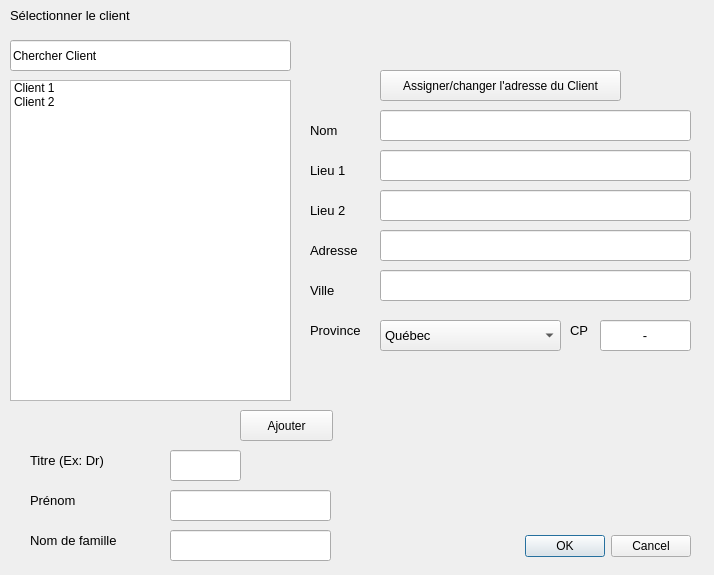
<?xml version="1.0" encoding="UTF-8"?>
<ui version="4.0">
 <class>Dialog</class>
 <widget class="QDialog" name="Dialog">
  <property name="geometry">
   <rect>
    <x>0</x>
    <y>0</y>
    <width>714</width>
    <height>575</height>
   </rect>
  </property>
  <property name="windowTitle">
   <string>Dialog</string>
  </property>
  <widget class="QListWidget" name="Liste_Client">
   <property name="geometry">
    <rect>
     <x>10</x>
     <y>80</y>
     <width>281</width>
     <height>321</height>
    </rect>
   </property>
   <item>
    <property name="text">
     <string>Client 1</string>
    </property>
   </item>
   <item>
    <property name="text">
     <string>Client 2</string>
    </property>
   </item>
  </widget>
  <widget class="QLineEdit" name="NewClient_Titre_Edit">
   <property name="geometry">
    <rect>
     <x>170</x>
     <y>450</y>
     <width>71</width>
     <height>31</height>
    </rect>
   </property>
   <property name="font">
    <font>
     <pointsize>10</pointsize>
    </font>
   </property>
   <property name="cursorPosition">
    <number>0</number>
   </property>
  </widget>
  <widget class="QLabel" name="NewClient_Label">
   <property name="geometry">
    <rect>
     <x>30</x>
     <y>450</y>
     <width>131</width>
     <height>21</height>
    </rect>
   </property>
   <property name="font">
    <font>
     <pointsize>10</pointsize>
    </font>
   </property>
   <property name="text">
    <string>Titre (Ex: Dr)</string>
   </property>
  </widget>
  <widget class="QPushButton" name="NouveauClient_Bouton">
   <property name="geometry">
    <rect>
     <x>240</x>
     <y>410</y>
     <width>93</width>
     <height>31</height>
    </rect>
   </property>
   <property name="text">
    <string>Ajouter</string>
   </property>
  </widget>
  <widget class="QLabel" name="SelectClient_Label">
   <property name="geometry">
    <rect>
     <x>10</x>
     <y>0</y>
     <width>201</width>
     <height>31</height>
    </rect>
   </property>
   <property name="font">
    <font>
     <pointsize>10</pointsize>
    </font>
   </property>
   <property name="text">
    <string>Sélectionner le client</string>
   </property>
  </widget>
  <widget class="QLineEdit" name="ChercherClient_Edit">
   <property name="geometry">
    <rect>
     <x>10</x>
     <y>40</y>
     <width>281</width>
     <height>31</height>
    </rect>
   </property>
   <property name="font">
    <font>
     <pointsize>9</pointsize>
    </font>
   </property>
   <property name="text">
    <string>Chercher Client</string>
   </property>
  </widget>
  <widget class="QLabel" name="label_6">
   <property name="geometry">
    <rect>
     <x>310</x>
     <y>200</y>
     <width>51</width>
     <height>21</height>
    </rect>
   </property>
   <property name="font">
    <font>
     <pointsize>10</pointsize>
    </font>
   </property>
   <property name="text">
    <string>Lieu 2</string>
   </property>
  </widget>
  <widget class="QLabel" name="label_9">
   <property name="geometry">
    <rect>
     <x>310</x>
     <y>320</y>
     <width>71</width>
     <height>21</height>
    </rect>
   </property>
   <property name="font">
    <font>
     <pointsize>10</pointsize>
    </font>
   </property>
   <property name="text">
    <string>Province</string>
   </property>
  </widget>
  <widget class="QLineEdit" name="Nom_Adresse_Edit">
   <property name="geometry">
    <rect>
     <x>380</x>
     <y>110</y>
     <width>311</width>
     <height>31</height>
    </rect>
   </property>
   <property name="font">
    <font>
     <pointsize>10</pointsize>
    </font>
   </property>
   <property name="cursorPosition">
    <number>0</number>
   </property>
  </widget>
  <widget class="QLabel" name="label_7">
   <property name="geometry">
    <rect>
     <x>310</x>
     <y>240</y>
     <width>61</width>
     <height>21</height>
    </rect>
   </property>
   <property name="font">
    <font>
     <pointsize>10</pointsize>
    </font>
   </property>
   <property name="text">
    <string>Adresse</string>
   </property>
  </widget>
  <widget class="QLabel" name="label_4">
   <property name="geometry">
    <rect>
     <x>310</x>
     <y>120</y>
     <width>51</width>
     <height>21</height>
    </rect>
   </property>
   <property name="font">
    <font>
     <pointsize>10</pointsize>
    </font>
   </property>
   <property name="text">
    <string>Nom</string>
   </property>
  </widget>
  <widget class="QLineEdit" name="CP_Edit">
   <property name="geometry">
    <rect>
     <x>600</x>
     <y>320</y>
     <width>91</width>
     <height>31</height>
    </rect>
   </property>
   <property name="font">
    <font>
     <pointsize>10</pointsize>
    </font>
   </property>
   <property name="inputMask">
    <string>A9A-9A9</string>
   </property>
   <property name="text">
    <string>-</string>
   </property>
   <property name="alignment">
    <set>Qt::AlignCenter</set>
   </property>
  </widget>
  <widget class="QLineEdit" name="Ville_Edit">
   <property name="geometry">
    <rect>
     <x>380</x>
     <y>270</y>
     <width>311</width>
     <height>31</height>
    </rect>
   </property>
   <property name="font">
    <font>
     <pointsize>10</pointsize>
    </font>
   </property>
   <property name="cursorPosition">
    <number>0</number>
   </property>
  </widget>
  <widget class="QLineEdit" name="Lieu2_Edit">
   <property name="geometry">
    <rect>
     <x>380</x>
     <y>190</y>
     <width>311</width>
     <height>31</height>
    </rect>
   </property>
   <property name="font">
    <font>
     <pointsize>10</pointsize>
    </font>
   </property>
   <property name="cursorPosition">
    <number>0</number>
   </property>
  </widget>
  <widget class="QLineEdit" name="Adresse_Edit">
   <property name="geometry">
    <rect>
     <x>380</x>
     <y>230</y>
     <width>311</width>
     <height>31</height>
    </rect>
   </property>
   <property name="font">
    <font>
     <pointsize>10</pointsize>
    </font>
   </property>
   <property name="cursorPosition">
    <number>0</number>
   </property>
  </widget>
  <widget class="QLabel" name="label_10">
   <property name="geometry">
    <rect>
     <x>570</x>
     <y>320</y>
     <width>31</width>
     <height>21</height>
    </rect>
   </property>
   <property name="font">
    <font>
     <pointsize>10</pointsize>
    </font>
   </property>
   <property name="text">
    <string>CP</string>
   </property>
  </widget>
  <widget class="QLabel" name="label_5">
   <property name="geometry">
    <rect>
     <x>310</x>
     <y>160</y>
     <width>51</width>
     <height>21</height>
    </rect>
   </property>
   <property name="font">
    <font>
     <pointsize>10</pointsize>
    </font>
   </property>
   <property name="text">
    <string>Lieu 1</string>
   </property>
  </widget>
  <widget class="QLabel" name="label_8">
   <property name="geometry">
    <rect>
     <x>310</x>
     <y>280</y>
     <width>61</width>
     <height>21</height>
    </rect>
   </property>
   <property name="font">
    <font>
     <pointsize>10</pointsize>
    </font>
   </property>
   <property name="text">
    <string>Ville</string>
   </property>
  </widget>
  <widget class="QPushButton" name="Adresse_Bouton">
   <property name="geometry">
    <rect>
     <x>380</x>
     <y>70</y>
     <width>241</width>
     <height>31</height>
    </rect>
   </property>
   <property name="text">
    <string>Assigner/changer l'adresse du Client</string>
   </property>
  </widget>
  <widget class="QLineEdit" name="Lieu1_Edit">
   <property name="geometry">
    <rect>
     <x>380</x>
     <y>150</y>
     <width>311</width>
     <height>31</height>
    </rect>
   </property>
   <property name="font">
    <font>
     <pointsize>10</pointsize>
    </font>
   </property>
   <property name="cursorPosition">
    <number>0</number>
   </property>
  </widget>
  <widget class="QComboBox" name="Province_Combo">
   <property name="geometry">
    <rect>
     <x>380</x>
     <y>320</y>
     <width>181</width>
     <height>31</height>
    </rect>
   </property>
   <property name="font">
    <font>
     <pointsize>10</pointsize>
    </font>
   </property>
   <item>
    <property name="text">
     <string>Québec</string>
    </property>
   </item>
   <item>
    <property name="text">
     <string>Ontario</string>
    </property>
   </item>
  </widget>
  <widget class="QDialogButtonBox" name="buttonBox">
   <property name="geometry">
    <rect>
     <x>350</x>
     <y>530</y>
     <width>341</width>
     <height>32</height>
    </rect>
   </property>
   <property name="orientation">
    <enum>Qt::Horizontal</enum>
   </property>
   <property name="standardButtons">
    <set>QDialogButtonBox::Cancel|QDialogButtonBox::Ok</set>
   </property>
  </widget>
  <widget class="QLabel" name="NewClient_Label_2">
   <property name="geometry">
    <rect>
     <x>30</x>
     <y>490</y>
     <width>131</width>
     <height>21</height>
    </rect>
   </property>
   <property name="font">
    <font>
     <pointsize>10</pointsize>
    </font>
   </property>
   <property name="text">
    <string>Prénom</string>
   </property>
  </widget>
  <widget class="QLineEdit" name="NewClient_Prenom_Edit">
   <property name="geometry">
    <rect>
     <x>170</x>
     <y>490</y>
     <width>161</width>
     <height>31</height>
    </rect>
   </property>
   <property name="font">
    <font>
     <pointsize>10</pointsize>
    </font>
   </property>
   <property name="cursorPosition">
    <number>0</number>
   </property>
  </widget>
  <widget class="QLabel" name="NewClient_Label_3">
   <property name="geometry">
    <rect>
     <x>30</x>
     <y>530</y>
     <width>131</width>
     <height>21</height>
    </rect>
   </property>
   <property name="font">
    <font>
     <pointsize>10</pointsize>
    </font>
   </property>
   <property name="text">
    <string>Nom de famille</string>
   </property>
  </widget>
  <widget class="QLineEdit" name="NewClient_Nom_Edit">
   <property name="geometry">
    <rect>
     <x>170</x>
     <y>530</y>
     <width>161</width>
     <height>31</height>
    </rect>
   </property>
   <property name="font">
    <font>
     <pointsize>10</pointsize>
    </font>
   </property>
   <property name="cursorPosition">
    <number>0</number>
   </property>
  </widget>
 </widget>
 <tabstops>
  <tabstop>ChercherClient_Edit</tabstop>
  <tabstop>Liste_Client</tabstop>
  <tabstop>NouveauClient_Bouton</tabstop>
  <tabstop>NewClient_Titre_Edit</tabstop>
  <tabstop>NewClient_Prenom_Edit</tabstop>
  <tabstop>NewClient_Nom_Edit</tabstop>
  <tabstop>Adresse_Bouton</tabstop>
  <tabstop>Nom_Adresse_Edit</tabstop>
  <tabstop>Lieu1_Edit</tabstop>
  <tabstop>Lieu2_Edit</tabstop>
  <tabstop>Adresse_Edit</tabstop>
  <tabstop>Ville_Edit</tabstop>
  <tabstop>Province_Combo</tabstop>
  <tabstop>CP_Edit</tabstop>
 </tabstops>
 <resources/>
 <connections/>
</ui>
